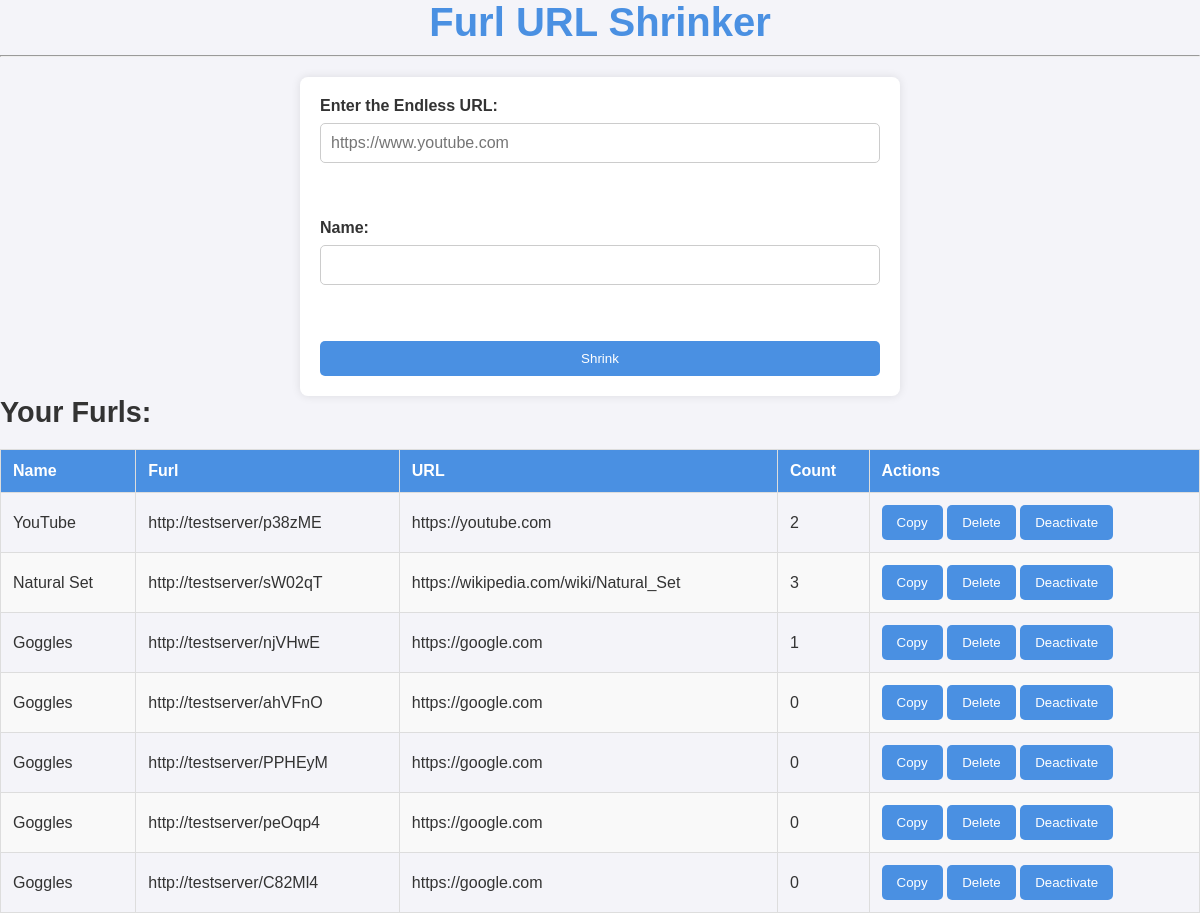
Page /home/JRBros (signed in) on the earlier database version.
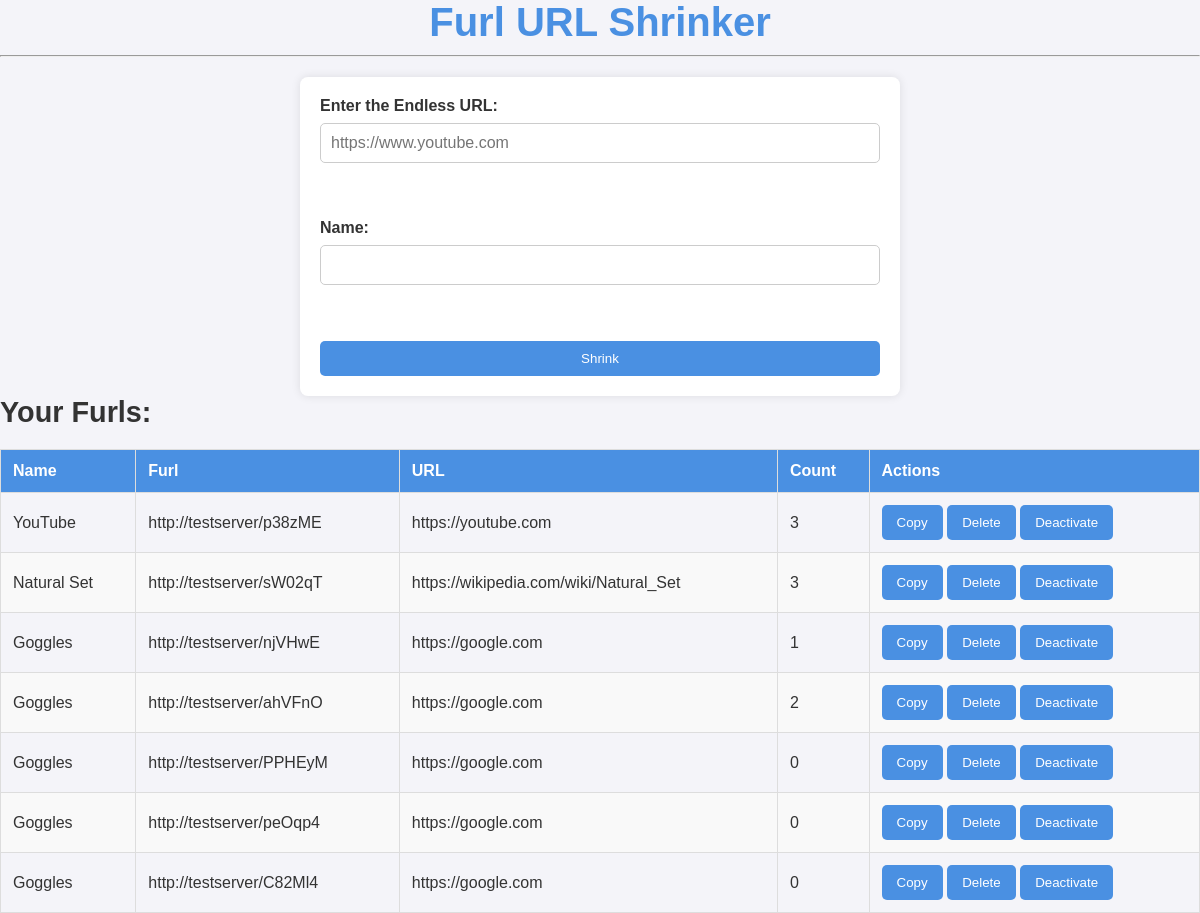
Same page on the later database version.
### tables this page shows
CREATE TABLE furled(
    furl TEXT PRIMARY KEY,
    url TEXT NOT NULL,
    name TEXT NOT NULL,
    user TEXT NOT NULL,
    count INTEGER DEFAULT 0,
    active BOOLEAN DEFAULT TRUE,
    FOREIGN KEY(user) REFERENCES users(username));

### app.py (the view, shortened to what this page needs)
@app.route('/home/<username>', methods=['GET', 'POST'])
def home(username: str) -> str:
    if 'user' not in session or session['user'] != username:
        return redirect(url_for('login'))
    return render_template("home.html", username=username, furls=db.get_furls(username))

### app.py (called while the page is built)
@app.teardown_appcontext
def close_connection(exception):
    db = g.pop('db', None)
    if db is not None:
        db.commit()
        db.close

### db.py (called while the page is built)
def query(query: str, params=()) -> sqlite3.Cursor:
    if 'db' not in g:
        g.db = sqlite3.connect(DATABASE)
        g.db.row_factory = sqlite3.Row
    return g.db.cursor().execute(query, params)

def get_furls(user: str) -> dict[str, tuple[str, str, int, bool]]:
    return {f[0]:f[1:] for f in query("SELECT furl, name, url, count, active FROM furled WHERE user=?", (user,)).fetchall()}

### templates/home.html (shortened to what this page needs)
{% extends "base.html" %}
{% block content %}
<div class="form-container">
    <form action="#" method="POST">
        <label for="url">Enter the Endless URL:</label>
        <input type="url" name="url" id="url"
               placeholder="https://www.youtube.com"
               pattern="https?://.+"
               size="50"
               required>
        <br/><br/>
        <label for="name">Name:</label>
        <input type="text" name="name" id="name" size="50">
        <br/><br/>
        <input type="submit" value="Shrink">
    </form>
</div>
<h2>Your Furls:</h2>
<table>
    <thead>
        <tr>
            <th>Name</th>
            <th>Furl</th>
            <th>URL</th>
            <th>Count</th>
            <th>Actions</th>
        </tr>
    </thead>
    <tbody>
        {% for furl, info in furls.items() %}
        <tr>
            <td>{{ info[0] }}</td>
            <td class="url">{{ furl }}</td>
            <td>{{ info[1] }}</td>
            <td>{{ info[2] }}</td>
            <td>
                <button onclick="copyToClipboard('{{ furl }}')">Copy</button>
                <form action="{{ url_for('delete_furl', furl=furl) }}" method="POST" style="display:inline;">
                    <input type="submit" value="Delete">
                </form>
                {% if info[3] %}
                <form action="{{ url_for('deactivate_furl', furl=furl) }}" method="POST" style="display:inline;">
                    <input type="submit" value="Deactivate">
                </form>
                {% else %}
                <form action="{{ url_for('activate_furl', furl=furl) }}" method="POST" style="display:inline;">
                    <input type="submit" value="Activate">
                </form>
                {% endif %}
            </td>
        </tr>
        {% endfor %}
    </tbody>
</table>
{% endblock %}

### templates/base.html (shortened to what this page needs)
<!DOCTYPE html>
<html lang="en">
<head>
    <link rel="stylesheet" href="{{ url_for('static', filename='css/styles.css') }}">
</head>
<body>
    <header>
        <h1>Furl URL Shrinker</h1>
        <hr/>
    </header>
    <div class="content">
        {% block content %}
        {% endblock %}
    </div>
</body>
</html>

### static/css/styles.css (style rules this page uses)
* { margin: 0; padding: 0; box-sizing: border-box; font-family: 'Arial', sans-serif; }
body { background-color: #f4f4f9; color: #333; font-size: 16px; }
header { text-align: center; margin-bottom: 20px; }
h1 { font-size: 2.5rem; color: #4a90e2; }
hr { margin: 10px 0; }
.form-container { width: 100%; max-width: 600px; margin: 0 auto; padding: 20px; background-color: #fff; border-radius: 8px; box-shadow: 0 0 10px rgba(0, 0, 0, 0.1); }
form { display: flex; flex-direction: column; }
label { font-weight: bold; margin-bottom: 8px; }
input[type="url"], input[type="text"] { padding: 10px; font-size: 1rem; border: 1px solid #ccc; border-radius: 5px; margin-bottom: 20px; }
input[type="submit"], button { background-color: #4a90e2; color: #fff; padding: 10px 15px; border: none; border-radius: 5px; cursor: pointer; }
table { width: 100%; border-collapse: collapse; margin-top: 20px; }
table th, table td { padding: 12px; border: 1px solid #ddd; text-align: left; }
table th { background-color: #4a90e2; color: #fff; }
table tr:nth-child(even) { background-color: #f9f9f9; }
h2 { margin-bottom: 20px; color: #333; font-size: 1.8rem; }

Differences in the rows shown:
changed furled "YouTube": count "2" → "3"
changed furled "ahVFnO": count "0" → "2"
